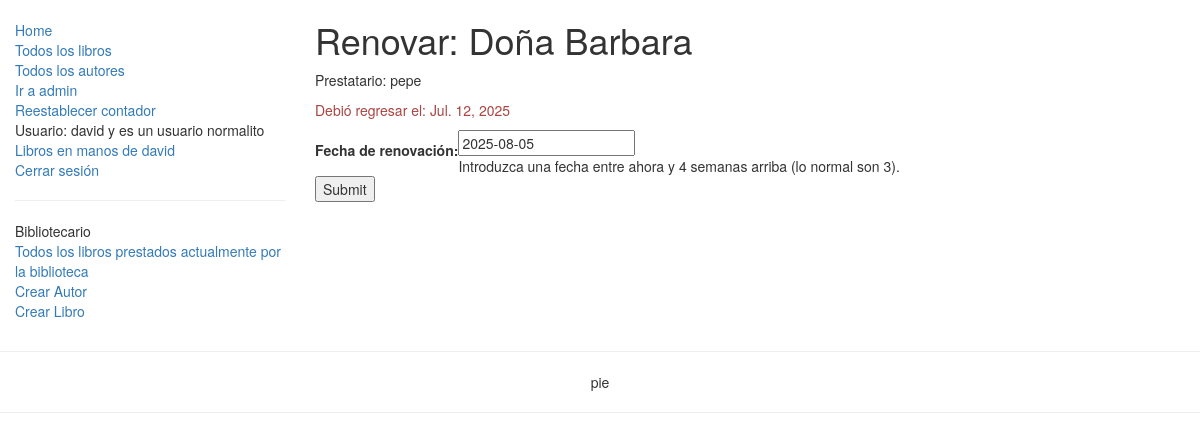
Page /catalogo/libro/8295f0c6-9816-40eb-a23b-2817b1ee8a90/renovacion/ (signed in) on the committed database.
### catalogo/models.py (models this page shows, shortened)
class LibroInstancia(models.Model):
    id = models.UUIDField(primary_key=True, default=uuid.uuid4, help_text="ID único para este libro particular en toda la biblioteca")
    libro = models.ForeignKey('Libro', on_delete=models.SET_NULL, null=True)
    imprenta = models.CharField(max_length=200)
    debidoderegresar = models.DateField(null=True, blank=True)
    prestatario = models.ForeignKey(User, on_delete=models.SET_NULL, null=True, blank=True)
    PRESTAMO_STATUS = (
        ('m', 'Mantenimieno'),
        ('p', 'En prestamo'),
        ('d', 'Disponible'),
        ('r', 'Reservado'),
    )
    estatus = models.CharField(max_length=1, choices=PRESTAMO_STATUS, blank=True, default='m', help_text='Disponibilidad del libro')
    class Meta:
        ordering = ["debidoderegresar"] #ordering es un apuntador-identificador de palabra reservada de django para esta clase, no puedo usar el nombre "ordenar".
        permissions = (("puedeMarcarRetornado", "Colocar libro como retornado"),)
    @property
    def estaVencido(self):
        if self.debidoderegresar and date.today() > self.debidoderegresar:
            return True
        return False

class Libro(models.Model):
    titulo = models.CharField(max_length=200)
    autor = models.ForeignKey('Autor', on_delete=models.SET_NULL, null=True)
    descripcion = models.TextField(max_length=1000, help_text="Ingrese una breve descripción del libro")
    isbn = models.CharField('ISBN',max_length=13, help_text='13 Caracteres <a href="https://www.isbn-international.org/content/what-isbn">ISBN number</a>')
    genero = models.ManyToManyField(Genero, help_text="Seleccione un genero para este libro")
    lenguaje = models.ForeignKey('Lenguaje', on_delete=models.SET_NULL, null=True)
    class Meta:
        ordering = ['titulo', 'autor']
    def mostrar_genero(self):
        return ', '.join([ genero.nombre for genero in self.genero.all()[:3] ])
    mostrar_genero.short_description = 'Genero'

### catalogo/views.py (the view)
# urls.py: path('libro/<uuid:claveprimaria>/renovacion/', views.renovacionLibroPorLibrero, name='renovDeLibroPorLibrero'),
@permission_required('catalogo.puedeMarcarRetornado')
def renovacionLibroPorLibrero(solicitud, claveprimaria):
    libroInstancia=get_object_or_404(LibroInstancia, pk = claveprimaria)
    if solicitud.method == 'POST':
        formulario = ModeloFormRenovDeLibros(solicitud.POST)
        if formulario.is_valid():
            libroInstancia.debidoderegresar= formulario.cleaned_data['debidoderegresar']
            libroInstancia.save()
            return HttpResponseRedirect(reverse('librosAlquiladosActualmente') )
    else:
        fechaDeRenovacionPropuesta = datetime.date.today() + datetime.timedelta(weeks=3)
        formulario = ModeloFormRenovDeLibros(initial={'debidoderegresar': fechaDeRenovacionPropuesta}) #Ojo: los nombres de variables de contexto deben coincidir con sus respectivos nombres de campo en la clase formulario creada, o no se visualizarán en la plantilla.
    return render(solicitud, 'catalogo/formularioRenovacion.html', {'formulario': formulario, 'instanciaDeLibro':libroInstancia})

### catalogo/forms.py (shortened to what this page needs)
class ModeloFormRenovDeLibros(ModelForm):
    class Meta:
        model = LibroInstancia
        fields = ['debidoderegresar',]
        labels = { 'debidoderegresar': _('Fecha de renovación'), }
        help_texts = { 'debidoderegresar': _('Introduzca una fecha entre ahora y 4 semanas arriba (lo normal son 3).'), }

### catalogo/templates/catalogo/formularioRenovacion.html (shortened to what this page needs)
{% extends "base1.html" %}
{% block content %}
    <h1>Renovar: {{instanciaDeLibro.libro.titulo}}</h1>
    <p>Prestatario: {{instanciaDeLibro.prestatario}}</p>
    <p{% if instanciaDeLibro.estaVencido %} class="text-danger"{% endif %}>Debió regresar el: {{instanciaDeLibro.debidoderegresar}}</p>
    <form action="" method="post">
        <table>
        {{ formulario }}
        </table>
        <input type="submit" value="Submit" />
    </form>
{% endblock %}

### catalogo/templates/base1.html (shortened to what this page needs)
{% load static %}
<!DOCTYPE html>
<html lang="en">
<head>
  <link rel="stylesheet" href="https://maxcdn.bootstrapcdn.com/bootstrap/3.3.7/css/bootstrap.min.css">
  {% load static %}
  <link rel="stylesheet" href="{% static 'css/styles.css' %}">
</head>
<body>
  <div class="container-fluid">
    <div class="row">
      <div class="col-sm-3">
      {% block barraLateral %}
      <ul class="sidebar-nav">
          <li><a href="{% url 'vistaHome' %}">Home</a></li>
          <li><a href="{% url 'todosLoslibros' %}">Todos los libros</a></li>
          <li><a href="{% url 'toditicosLosAutores' %}">Todos los autores</a></li>
          <li><a href="/admin">Ir a admin</a></li>
          <li><a href="{% url 'resetearVisitas' %}">Reestablecer contador</a></li>
          {% if user.is_authenticated %}
            <li>Usuario: {{ user.get_username }} {% if user.groups.all.0.name == "bibliotecarios" %} es bibliotecario {% if user.is_staff %} y perteneca al staff (puede eliminar libros y autores){% endif %}{% else %} y es un usuario normalito{% endif %}</li>
            <li><a href="{% url 'misLibrosalquilados' user.get_username %}">Libros en manos de {{ user.get_username }} </a></li>
            <li><a href="{% url 'logout'%}?next={{request.path}}">Cerrar sesión</a></li>
            {% if perms.catalogo.puedeMarcarRetornado %}
              <hr>
              <li>Bibliotecario</li>
              <li><a href="{% url 'librosAlquiladosActualmente' %}">Todos los libros prestados actualmente por la biblioteca</a></li>
              <li><a href="{% url 'crearautorini' %}">Crear Autor</a></li>
              <li><a href="{% url 'crearlibro' %}">Crear Libro</a></li>
              {% endif %}
          {% else %}
          <li><a href="{% url 'login'%}?next={{request.path}}">Iniciar sesión</a></li>
       {% endif %}
      </ul>
     {% endblock %}
      </div>
      <div class="col-sm-7 ">
      {% block content %}{% endblock %}
      </div>
    </div>
  </div>
 <div>
    <hr>
    <p style="text-align: center;">pie</p>
    <hr>
 </div>
</body>
</html>

### static/css/styles.css (style rules this page uses)
.sidebar-nav { margin-top: 20px; padding: 0; list-style: none; }

### rows in the picture
LibroInstancia: libro.titulo "Doña Barbara", prestatario "pepe", debidoderegresar "Jul. 12, 2025"

### other values in the picture
{{ user.get_username }} "david"
